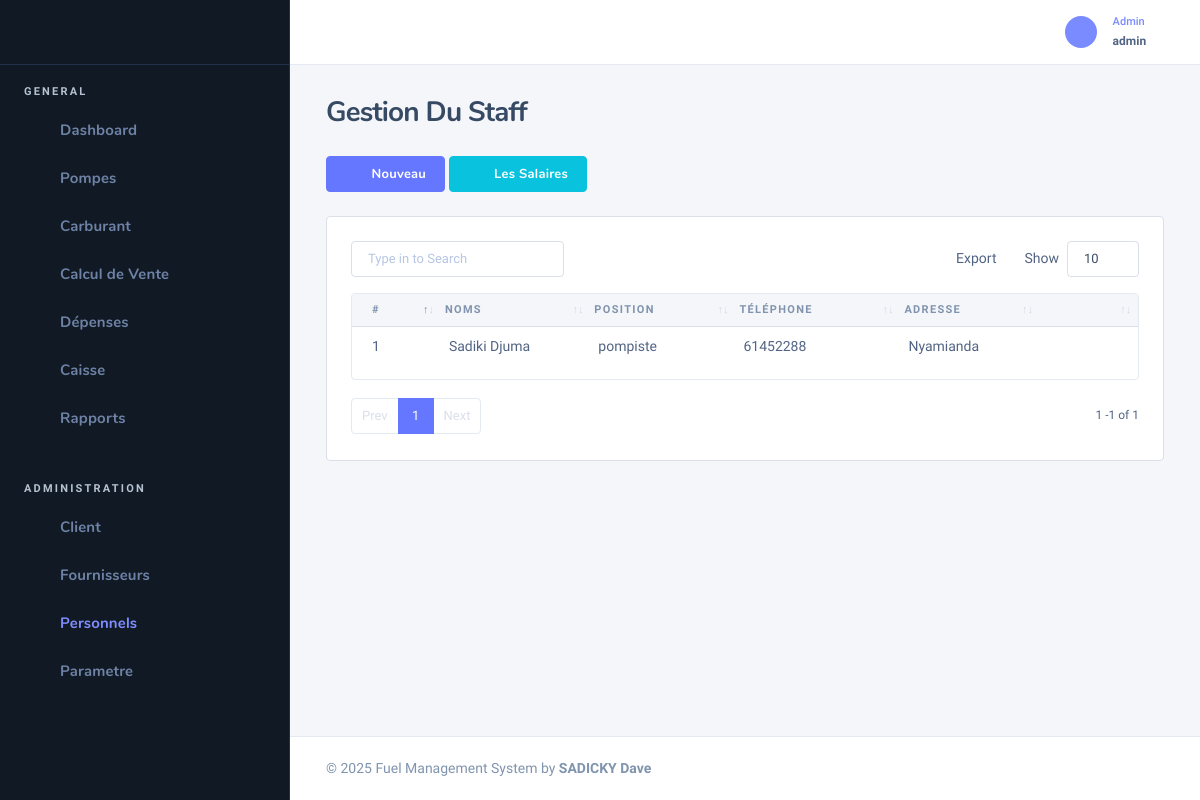
Screenshot of /staff (signed in) with the database file from the repository.
### tables this page shows
CREATE TABLE `tbl_staff` (
  `staff_id` int(11) NOT NULL,
  `noms` varchar(100) NOT NULL,
  `tel` varchar(100) DEFAULT NULL,
  `adress` varchar(150) DEFAULT NULL,
  `role` varchar(150) DEFAULT NULL,
  `statut` enum('0','1') NOT NULL
);

### Models/Admin/user.class.php (called while the page is built, shortened)
<?php
Class User
{
    public function getStaff()
    {
        $db = getConnection();
        $add = $db->prepare("SELECT * FROM tbl_staff");
        $add->execute();
        $tbP = array();
        while($data =  $add->fetchObject()){
            $tbP[] = $data;
        }
         return $tbP;
    }
}
?>

### Vues/Admin/staff.php (the view, shortened to what this page needs)
<div class="nk-content-body">
    <div class="nk-block-head-content">
        <a href="#" class="btn btn-primary" data-bs-toggle="modal" data-bs-target="#add-staff"><em class="icon ni ni-plus"></em><span>Nouveau</span></a>
        <a href="<?=WEBROOT?>salaire" class="btn btn-info" ><em class="icon ni ni-sign-usdc"></em><span>Les Salaires</span></a>
    </div>
</div>
<div class="nk-block nk-block-lg">
    <div class="card card-bordered card-preview">
        <div class="card-inner">
            <table class="datatable-init-export nowrap table" data-export-title="Export">
                <thead>
                    <tr class="tb-tnx-head">
                        <th>#</th>
                        <th>Noms</th>
                        <th>Position</th>
                        <th>Téléphone</th>
                        <th>Adresse</th>
                        <th></th>
                    </tr>
                </thead>
                <tbody>
                    <?php $cnt = 1;
                    foreach ($users as $user) : ?>
                        <tr>
                            <td><?= $cnt ?></td>
                            <td><?= $user->noms ?></td>
                            <td><?= $user->role ?></td>
                            <td><?= $user->tel ?></td>
                            <td><?= $user->adress ?></td>
                            <td>
                                <ul class="nk-tb-actions gx-1">
                                    <li>
                                        <div class="drodown">
                                            <a href="#" class="dropdown-toggle btn btn-icon btn-trigger" data-bs-toggle="dropdown"><em class="icon ni ni-more-h"></em></a>
                                        </div>
                                    </li>
                                </ul>
                            </td>
                        </tr>
                    <?php $cnt++;
                    endforeach ?>
                </tbody>
            </table>
        </div>
    </div>
</div>

### rows the page displays
tbl_staff: noms "Sadiki Djuma", role "pompiste", tel "61452288", adress "Nyamianda"

### other values shown
$_SESSION['username'] "admin"
$title "Gestion Du Staff"
